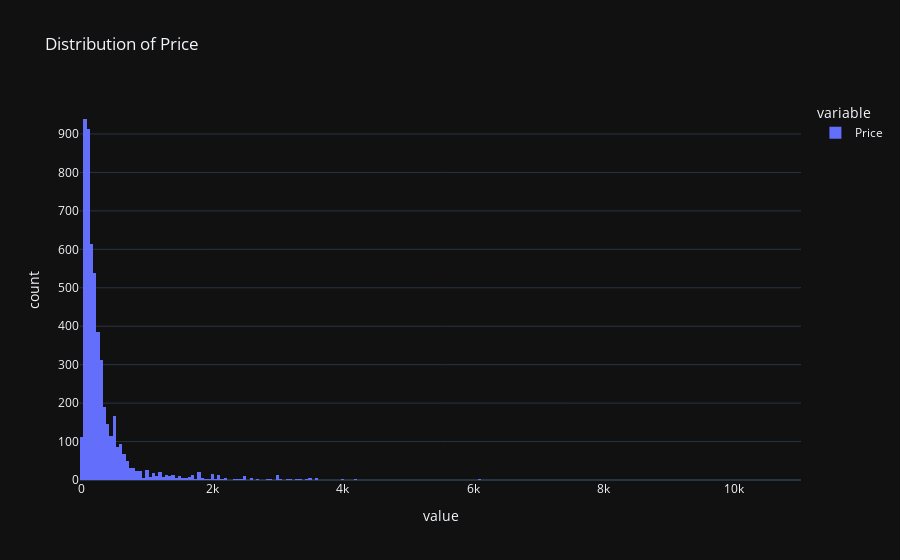
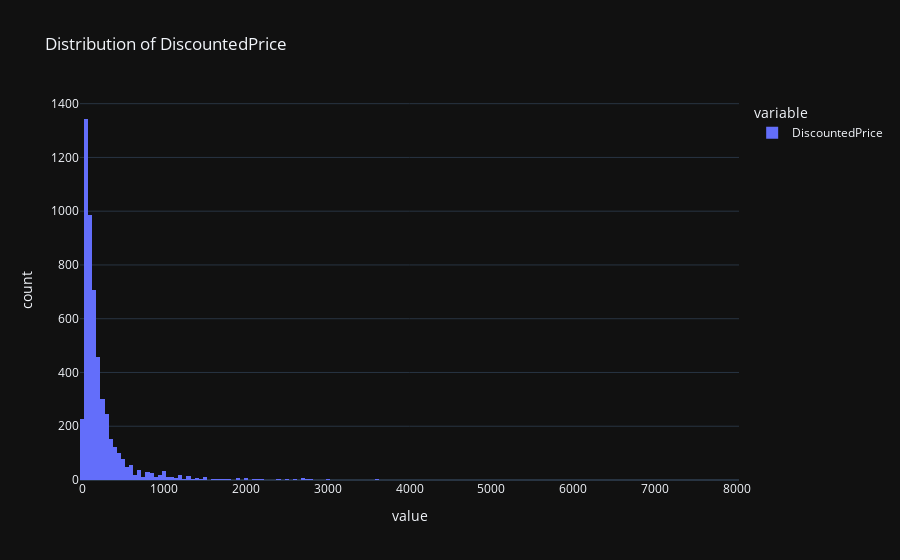
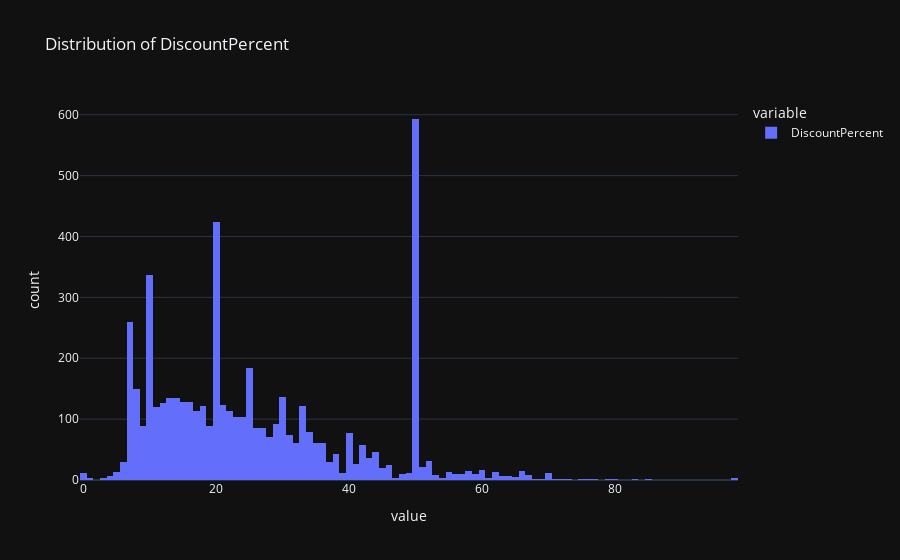

Notebook cell for these charts, in order:
### Markdown cell above
### Distribution of Data

### Code cell
cols = ['Price','DiscountedPrice','DiscountPercent']

for i in cols:
    print('Distribution of',i)
    fig = px.histogram(df[i], template = 'plotly_dark', title = 'Distribution of ' + i)
    fig.show()

### Figure 1 — Plotly figure (JSON) as saved in the notebook; plotly's stock layout.template omitted (floating-point values rounded to 4 significant figures; data arrays with more than 128 entries replaced by an {"elided": "..."} marker saying what was removed)
{"data": [{"alignmentgroup": "True", "bingroup": "x", "hovertemplate": "variable=Price<br>value=%{x}<br>count=%{y}<extra></extra>", "legendgroup": "Price", "marker": {"color": "#636efa", "pattern": {"shape": ""}}, "name": "Price", "offsetgroup": "Price", "orientation": "v", "showlegend": true, "type": "histogram", "x": {"elided": "5189 float values"}, "xaxis": "x", "yaxis": "y"}], "layout": {"barmode": "relative", "legend": {"title": {"text": "variable"}, "tracegroupgap": 0}, "title": {"text": "Distribution of Price"}, "xaxis": {"anchor": "y", "domain": [0, 1], "title": {"text": "value"}}, "yaxis": {"anchor": "x", "domain": [0, 1], "title": {"text": "count"}}}}

### Figure 2 — Plotly figure (JSON) as saved in the notebook; plotly's stock layout.template omitted (floating-point values rounded to 4 significant figures; data arrays with more than 128 entries replaced by an {"elided": "..."} marker saying what was removed)
{"data": [{"alignmentgroup": "True", "bingroup": "x", "hovertemplate": "variable=DiscountedPrice<br>value=%{x}<br>count=%{y}<extra></extra>", "legendgroup": "DiscountedPrice", "marker": {"color": "#636efa", "pattern": {"shape": ""}}, "name": "DiscountedPrice", "offsetgroup": "DiscountedPrice", "orientation": "v", "showlegend": true, "type": "histogram", "x": {"elided": "5189 float values"}, "xaxis": "x", "yaxis": "y"}], "layout": {"barmode": "relative", "legend": {"title": {"text": "variable"}, "tracegroupgap": 0}, "title": {"text": "Distribution of DiscountedPrice"}, "xaxis": {"anchor": "y", "domain": [0, 1], "title": {"text": "value"}}, "yaxis": {"anchor": "x", "domain": [0, 1], "title": {"text": "count"}}}}

### Figure 3 — Plotly figure (JSON) as saved in the notebook; plotly's stock layout.template omitted (floating-point values rounded to 4 significant figures; data arrays with more than 128 entries replaced by an {"elided": "..."} marker saying what was removed)
{"data": [{"alignmentgroup": "True", "bingroup": "x", "hovertemplate": "variable=DiscountPercent<br>value=%{x}<br>count=%{y}<extra></extra>", "legendgroup": "DiscountPercent", "marker": {"color": "#636efa", "pattern": {"shape": ""}}, "name": "DiscountPercent", "offsetgroup": "DiscountPercent", "orientation": "v", "showlegend": true, "type": "histogram", "x": {"elided": "5189 int values"}, "xaxis": "x", "yaxis": "y"}], "layout": {"barmode": "relative", "legend": {"title": {"text": "variable"}, "tracegroupgap": 0}, "title": {"text": "Distribution of DiscountPercent"}, "xaxis": {"anchor": "y", "domain": [0, 1], "title": {"text": "value"}}, "yaxis": {"anchor": "x", "domain": [0, 1], "title": {"text": "count"}}}}
